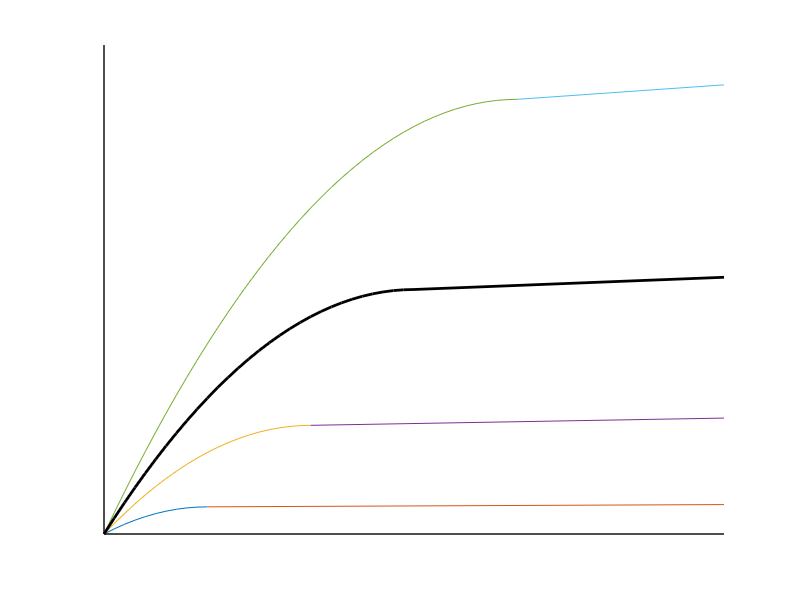
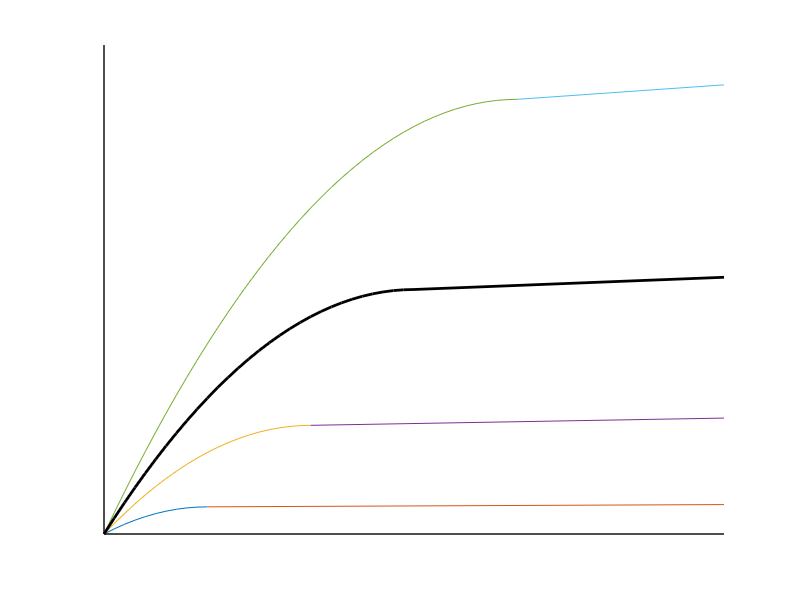

Recreate these plots in MATLAB, in order.
#nMOSFET characteristics

clf
hold on

kn=0.0002;
vt=2;
VA=60;

ID=@(vds,vgs) kn.*[(vgs-vt).*vds-vds.^2./2];

v=[3,4,6];
for vgs=v
vds=0:0.1:(vgs-vt);
plot(vds,ID(vds,vgs))

IDs=ID(vgs-vt,vgs);
ro=VA./IDs;
plot([vgs-vt,6],[IDs,IDs+(6-vgs+vt)./ro])
endfor


vgs=5;
vds=0:0.1:(vgs-vt);
plot(vds,ID(vds,vgs),"linewidth",2,"color","black")
IDs=ID(vgs-vt,vgs);
ro=VA./IDs;
plot([vgs-vt,6],[IDs,IDs+(6-vgs+vt)./ro],"linewidth",2,"color","black")




%axis
plot([0,6],[0,0],"linewidth",1,"color","black")
plot([0,0],[0,0.0018],"linewidth",1,"color","black")

axis([0,6,0,0.0018])
axis off
grid off

print -demf nMosfetCurrentMirrorAsLoad.emf
print -deps nMosfetCurrentMirrorAsLoad.eps
